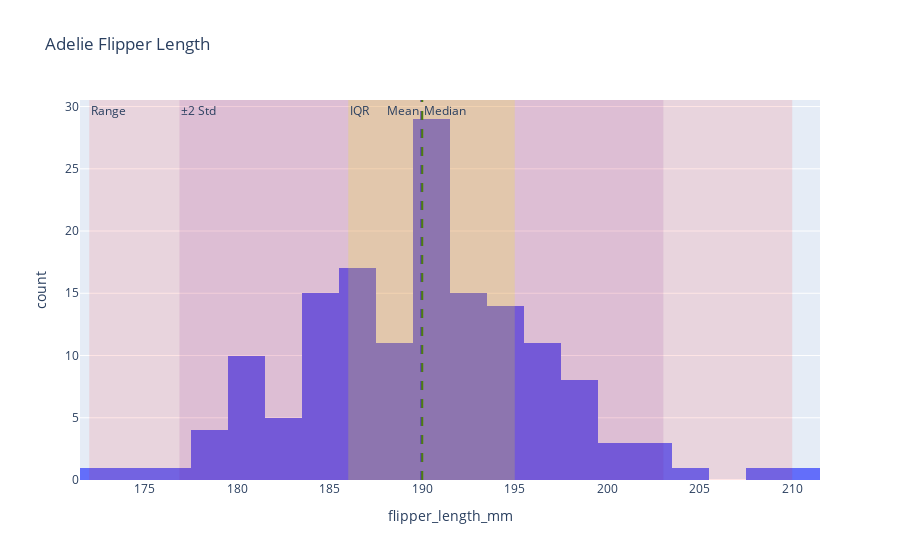
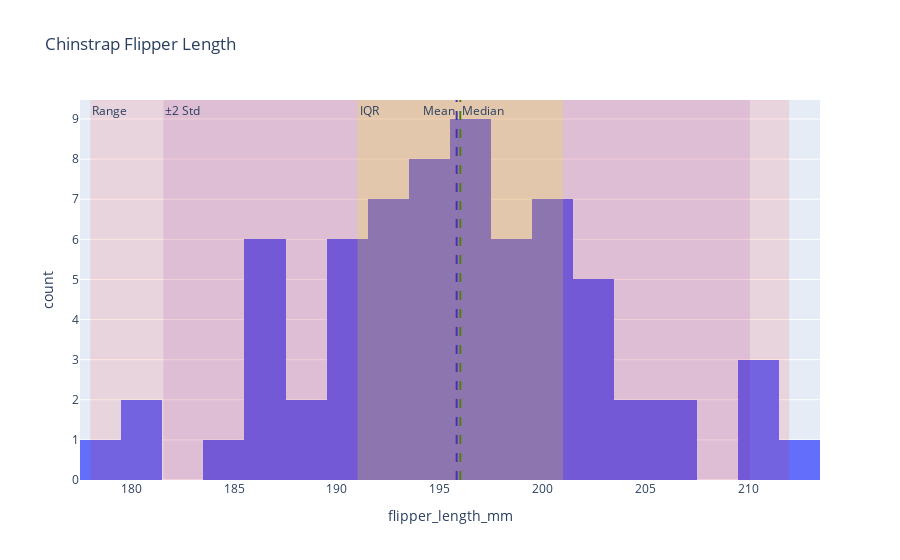
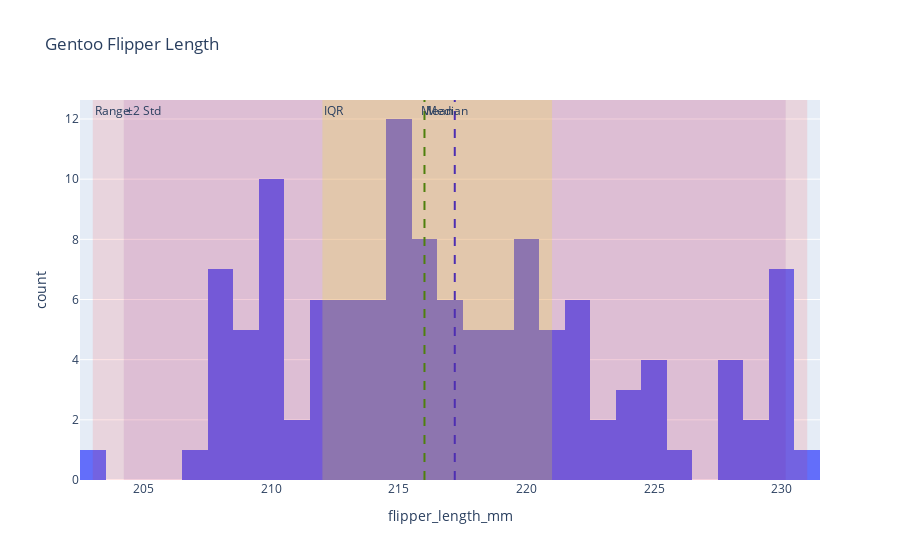

Write notebook code for charts like these, in order.
### Code cell
#Q1
import seaborn as sns
import plotly.express as px
import plotly.graph_objects as go
import numpy as np

# Load penguins dataset
penguins = sns.load_dataset("penguins")

# Define species names
species_names = penguins['species'].unique()

# Create a histogram for each species
for species in species_names:
    df_species = penguins[penguins['species'] == species]
    
    # Filter out NaN values for flipper_length_mm
    flipper_lengths = df_species['flipper_length_mm'].dropna()
    
    # Calculate location metrics
    mean_flipper = flipper_lengths.mean()
    median_flipper = flipper_lengths.median()
    
    # Calculate scale metrics
    min_flipper = flipper_lengths.min()
    max_flipper = flipper_lengths.max()
    iqr_flipper = np.percentile(flipper_lengths, 75) - np.percentile(flipper_lengths, 25)
    lower_quartile = np.percentile(flipper_lengths, 25)
    upper_quartile = np.percentile(flipper_lengths, 75)
    std_flipper = flipper_lengths.std()
    two_std_lower = mean_flipper - 2 * std_flipper
    two_std_upper = mean_flipper + 2 * std_flipper
    
    # Create histogram
    fig = px.histogram(df_species, x="flipper_length_mm", nbins=30, title=f"{species} Flipper Length")
    
    # Add vertical lines for mean and median
    fig.add_vline(x=mean_flipper, line=dict(color='blue', dash='dash'), annotation_text="Mean", annotation_position="top left")
    fig.add_vline(x=median_flipper, line=dict(color='green', dash='dash'), annotation_text="Median", annotation_position="top right")
    
    # Add vertical rectangle for range
    fig.add_vrect(x0=min_flipper, x1=max_flipper, fillcolor="red", opacity=0.1, line_width=0, annotation_text="Range", annotation_position="top left")
    
    # Add vertical rectangle for interquartile range (IQR)
    fig.add_vrect(x0=lower_quartile, x1=upper_quartile, fillcolor="yellow", opacity=0.2, line_width=0, annotation_text="IQR", annotation_position="top left")
    
    # Add vertical rectangle for ±2 standard deviations
    fig.add_vrect(x0=two_std_lower, x1=two_std_upper, fillcolor="purple", opacity=0.1, line_width=0, annotation_text="±2 Std", annotation_position="top left")
    
    # Show plot
    fig.show()

### Figure 1 — Plotly figure (JSON) as saved in the notebook; plotly's stock layout.template omitted (floating-point values rounded to 4 significant figures; data arrays with more than 128 entries replaced by an {"elided": "..."} marker saying what was removed)
{"data": [{"alignmentgroup": "True", "bingroup": "x", "hovertemplate": "flipper_length_mm=%{x}<br>count=%{y}<extra></extra>", "legendgroup": "", "marker": {"color": "#636efa", "pattern": {"shape": ""}}, "name": "", "nbinsx": 30, "offsetgroup": "", "orientation": "v", "showlegend": false, "type": "histogram", "x": {"elided": "152 int values"}, "xaxis": "x", "yaxis": "y"}], "layout": {"annotations": [{"showarrow": false, "text": "Mean", "x": 190.0, "xanchor": "right", "xref": "x", "y": 1, "yanchor": "top", "yref": "y domain"}, {"showarrow": false, "text": "Median", "x": 190, "xanchor": "left", "xref": "x", "y": 1, "yanchor": "top", "yref": "y domain"}, {"showarrow": false, "text": "Range", "x": 172, "xanchor": "left", "xref": "x", "y": 1, "yanchor": "top", "yref": "y domain"}, {"showarrow": false, "text": "IQR", "x": 186, "xanchor": "left", "xref": "x", "y": 1, "yanchor": "top", "yref": "y domain"}, {"showarrow": false, "text": "±2 Std", "x": 176.9, "xanchor": "left", "xref": "x", "y": 1, "yanchor": "top", "yref": "y domain"}], "barmode": "relative", "legend": {"tracegroupgap": 0}, "shapes": [{"line": {"color": "blue", "dash": "dash"}, "type": "line", "x0": 190.0, "x1": 190.0, "xref": "x", "y0": 0, "y1": 1, "yref": "y domain"}, {"line": {"color": "green", "dash": "dash"}, "type": "line", "x0": 190, "x1": 190, "xref": "x", "y0": 0, "y1": 1, "yref": "y domain"}, {"fillcolor": "red", "line": {"width": 0}, "opacity": 0.1, "type": "rect", "x0": 172, "x1": 210, "xref": "x", "y0": 0, "y1": 1, "yref": "y domain"}, {"fillcolor": "yellow", "line": {"width": 0}, "opacity": 0.2, "type": "rect", "x0": 186, "x1": 195, "xref": "x", "y0": 0, "y1": 1, "yref": "y domain"}, {"fillcolor": "purple", "line": {"width": 0}, "opacity": 0.1, "type": "rect", "x0": 176.9, "x1": 203.0, "xref": "x", "y0": 0, "y1": 1, "yref": "y domain"}], "title": {"text": "Adelie Flipper Length"}, "xaxis": {"anchor": "y", "domain": [0, 1], "title": {"text": "flipper_length_mm"}}, "yaxis": {"anchor": "x", "domain": [0, 1], "title": {"text": "count"}}}}

### Figure 2 — Plotly figure (JSON) as saved in the notebook; plotly's stock layout.template omitted (floating-point values rounded to 4 significant figures)
{"data": [{"alignmentgroup": "True", "bingroup": "x", "hovertemplate": "flipper_length_mm=%{x}<br>count=%{y}<extra></extra>", "legendgroup": "", "marker": {"color": "#636efa", "pattern": {"shape": ""}}, "name": "", "nbinsx": 30, "offsetgroup": "", "orientation": "v", "showlegend": false, "type": "histogram", "x": [192, 196, 193, 188, 197, 198, 178, 197, 195, 198, 193, 194, 185, 201, 190, 201, 197, 181, 190, 195, 181, 191, 187, 193, 195, 197, 200, 200, 191, 205, 187, 201, 187, 203, 195, 199, 195, 210, 192, 205, 210, 187, 196, 196, 196, 201, 190, 212, 187, 198, 199, 201, 193, 203, 187, 197, 191, 203, 202, 194, 206, 189, 195, 207, 202, 193, 210, 198], "xaxis": "x", "yaxis": "y"}], "layout": {"annotations": [{"showarrow": false, "text": "Mean", "x": 195.8, "xanchor": "right", "xref": "x", "y": 1, "yanchor": "top", "yref": "y domain"}, {"showarrow": false, "text": "Median", "x": 196, "xanchor": "left", "xref": "x", "y": 1, "yanchor": "top", "yref": "y domain"}, {"showarrow": false, "text": "Range", "x": 178, "xanchor": "left", "xref": "x", "y": 1, "yanchor": "top", "yref": "y domain"}, {"showarrow": false, "text": "IQR", "x": 191, "xanchor": "left", "xref": "x", "y": 1, "yanchor": "top", "yref": "y domain"}, {"showarrow": false, "text": "±2 Std", "x": 181.6, "xanchor": "left", "xref": "x", "y": 1, "yanchor": "top", "yref": "y domain"}], "barmode": "relative", "legend": {"tracegroupgap": 0}, "shapes": [{"line": {"color": "blue", "dash": "dash"}, "type": "line", "x0": 195.8, "x1": 195.8, "xref": "x", "y0": 0, "y1": 1, "yref": "y domain"}, {"line": {"color": "green", "dash": "dash"}, "type": "line", "x0": 196, "x1": 196, "xref": "x", "y0": 0, "y1": 1, "yref": "y domain"}, {"fillcolor": "red", "line": {"width": 0}, "opacity": 0.1, "type": "rect", "x0": 178, "x1": 212, "xref": "x", "y0": 0, "y1": 1, "yref": "y domain"}, {"fillcolor": "yellow", "line": {"width": 0}, "opacity": 0.2, "type": "rect", "x0": 191, "x1": 201, "xref": "x", "y0": 0, "y1": 1, "yref": "y domain"}, {"fillcolor": "purple", "line": {"width": 0}, "opacity": 0.1, "type": "rect", "x0": 181.6, "x1": 210.1, "xref": "x", "y0": 0, "y1": 1, "yref": "y domain"}], "title": {"text": "Chinstrap Flipper Length"}, "xaxis": {"anchor": "y", "domain": [0, 1], "title": {"text": "flipper_length_mm"}}, "yaxis": {"anchor": "x", "domain": [0, 1], "title": {"text": "count"}}}}

### Figure 3 — Plotly figure (JSON) as saved in the notebook; plotly's stock layout.template omitted (floating-point values rounded to 4 significant figures)
{"data": [{"alignmentgroup": "True", "bingroup": "x", "hovertemplate": "flipper_length_mm=%{x}<br>count=%{y}<extra></extra>", "legendgroup": "", "marker": {"color": "#636efa", "pattern": {"shape": ""}}, "name": "", "nbinsx": 30, "offsetgroup": "", "orientation": "v", "showlegend": false, "type": "histogram", "x": [211, 230, 210, 218, 215, 210, 211, 219, 209, 215, 214, 216, 214, 213, 210, 217, 210, 221, 209, 222, 218, 215, 213, 215, 215, 215, 216, 215, 210, 220, 222, 209, 207, 230, 220, 220, 213, 219, 208, 208, 208, 225, 210, 216, 222, 217, 210, 225, 213, 215, 210, 220, 210, 225, 217, 220, 208, 220, 208, 224, 208, 221, 214, 231, 219, 230, 214, 229, 220, 223, 216, 221, 221, 217, 216, 230, 209, 220, 215, 223, 212, 221, 212, 224, 212, 228, 218, 218, 212, 230, 218, 228, 212, 224, 214, 226, 216, 222, 203, 225, 219, 228, 215, 228, 216, 215, 210, 219, 208, 209, 216, 229, 213, 230, 217, 230, 217, 222, 214, null, 215, 222, 212, 213], "xaxis": "x", "yaxis": "y"}], "layout": {"annotations": [{"showarrow": false, "text": "Mean", "x": 217.2, "xanchor": "right", "xref": "x", "y": 1, "yanchor": "top", "yref": "y domain"}, {"showarrow": false, "text": "Median", "x": 216, "xanchor": "left", "xref": "x", "y": 1, "yanchor": "top", "yref": "y domain"}, {"showarrow": false, "text": "Range", "x": 203, "xanchor": "left", "xref": "x", "y": 1, "yanchor": "top", "yref": "y domain"}, {"showarrow": false, "text": "IQR", "x": 212, "xanchor": "left", "xref": "x", "y": 1, "yanchor": "top", "yref": "y domain"}, {"showarrow": false, "text": "±2 Std", "x": 204.2, "xanchor": "left", "xref": "x", "y": 1, "yanchor": "top", "yref": "y domain"}], "barmode": "relative", "legend": {"tracegroupgap": 0}, "shapes": [{"line": {"color": "blue", "dash": "dash"}, "type": "line", "x0": 217.2, "x1": 217.2, "xref": "x", "y0": 0, "y1": 1, "yref": "y domain"}, {"line": {"color": "green", "dash": "dash"}, "type": "line", "x0": 216, "x1": 216, "xref": "x", "y0": 0, "y1": 1, "yref": "y domain"}, {"fillcolor": "red", "line": {"width": 0}, "opacity": 0.1, "type": "rect", "x0": 203, "x1": 231, "xref": "x", "y0": 0, "y1": 1, "yref": "y domain"}, {"fillcolor": "yellow", "line": {"width": 0}, "opacity": 0.2, "type": "rect", "x0": 212, "x1": 221, "xref": "x", "y0": 0, "y1": 1, "yref": "y domain"}, {"fillcolor": "purple", "line": {"width": 0}, "opacity": 0.1, "type": "rect", "x0": 204.2, "x1": 230.2, "xref": "x", "y0": 0, "y1": 1, "yref": "y domain"}], "title": {"text": "Gentoo Flipper Length"}, "xaxis": {"anchor": "y", "domain": [0, 1], "title": {"text": "flipper_length_mm"}}, "yaxis": {"anchor": "x", "domain": [0, 1], "title": {"text": "count"}}}}
